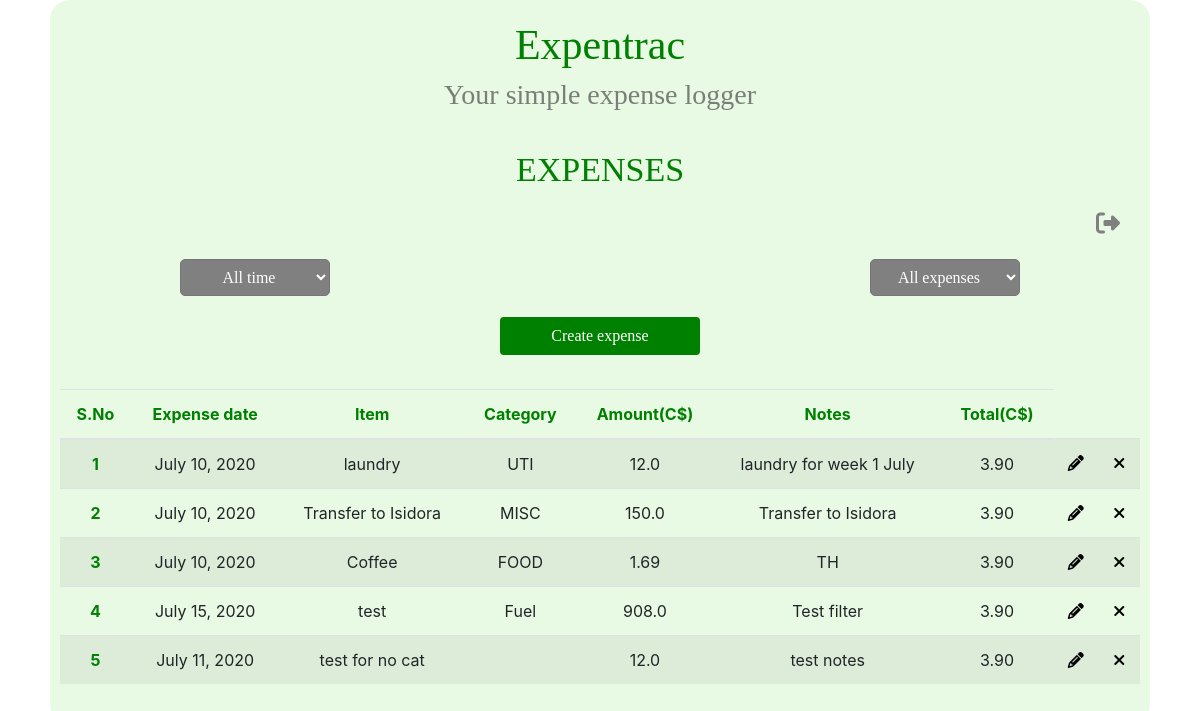
/tracker/sandsouza (signed in), run on an earlier commit of the app's database.
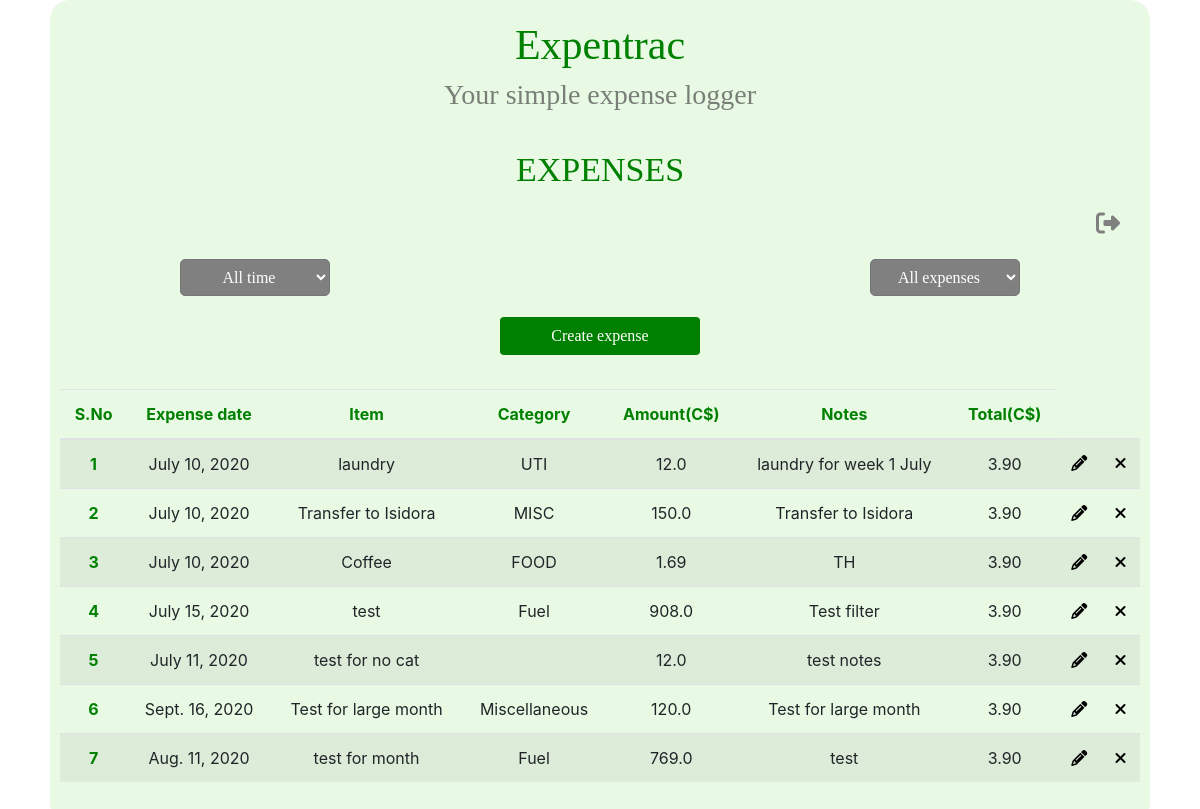
And on a later commit of the database.
### tracker/models.py (models this page shows, shortened)
class Expense(models.Model):
    user = models.ForeignKey(settings.AUTH_USER_MODEL, default=0, on_delete=models.CASCADE)
    CATEGORY_CHOICES = [
        ("Clothing", "Clothing"),
        ("Food", "Food"),
        ("Fuel", "Fuel"),
        ("Rent", "Rent"),
        ("Utilities", "Utilities"),
        ("Phone", "Phone"),
        ("Education", "Education"),
        ("Miscellaneous", "Miscellaneous"),
    ]
    date = models.DateField('Date of expense', blank=True, null=True)   # saved in format yyyy-mm-dd
    item = models.CharField(max_length=100, null=False, blank=False)
    category = models.CharField(max_length=20, choices=CATEGORY_CHOICES, null=True, blank=True)
    amount = models.FloatField(null=False, blank=False)
    notes = models.CharField(max_length=200, null=True, blank=True)

### tracker/views.py (the view)
# urls.py: path('tracker/<username>', views.tracker_page, name='tracker'),
@login_required()
def tracker_page(request, username):
    month_year = []
    categories = [verb_cat for code, verb_cat in Expense.CATEGORY_CHOICES]
    data = Expense.objects.filter(user=User.objects.get(username=username))
    for exp_item in data:  # get the month and year of each exp item and append to the list
        m = get_month(exp_item.date)
        y = get_year(exp_item.date)
        month_year.append(str(m)+" "+str(y))
    month_year = set(month_year)  # remove duplicates
    if request.user.username == username:   # if the user changes the URL unwittingly or otherwise to that of another user, the page would require a login
        return shortcuts.render(request, 'tracker/trackerTable.html', {'categories': categories, 'month_year': month_year, 'object_list': data})
    else:
        return HttpResponseRedirect('/')

### tracker/views.py (called while the page is built)
def get_month(date):
    return calendar.month_name[date.month]

def get_year(date):
    return date.year

### tracker/templates/tracker/trackerTable.html (shortened to what this page needs)
{% extends "./base.html" %}
    {% block title %} EXPENSES {% endblock title %}
    {% block content %}
    <div class="logout"> <a href="/logout"><i class="fa fa-sign-out" aria-hidden="true" title="Logout" id="logout"></i> </a></div>
    <div class="filt_container">
        <div class="select-div month">
            <select id="month_filter" onchange="filt_function_month()" class='form-control1'>
                <option selected> All time </option>
            </select>
        </div>
        <div class="select-div category">
            <select id="category_filter" onchange="filt_function_category()" class='form-control1'>
                <option selected >All expenses</option>
            </select>
        </div>
    </div>
    <button id="create-expense" class="btn" type="button" name="button">Create expense</button>
    <table id="table" class="table table-striped">
        <thead>
        <tr>
            <th scope="col">S.No</th>
            <th scope="col">Expense date</th>
            <th scope="col">Item</th>
            <th scope="col">Category</th>
            <th scope="col">Amount(C$)</th>
            <th scope="col">Notes</th>
            <th scope="col">Total(C$)</th>
        </tr>
      </thead>
      <tbody>
          {% for tracker in object_list %}
                <tr>
                    <th scope="row">{{ forloop.counter }}</th>
                    <td>{{ tracker.date }}</td>
                    <td>{{ tracker.item }}</td>
                    <td>{{ tracker.category }}</td>
                    <td>{{ tracker.amount }}</td>
                    <td>{{ tracker.notes }}</td>
                    <td>3.90</td>
                    <td> <a class="tracker_controls1" id="c"><i class="fa fa-pencil edit-expense" title="Edit"></i></a></td>
                    <td> <a class="tracker_controls2" id="d"><i class="fa fa-times del-expense" title="Delete"></i></a></td>
                </tr>
            {% endfor %}
      </tbody>
    </table>
    {% endblock content %}

What changed in the data, as far as the page shows it:
added Expense: date "Sept. 16, 2020", item "Test for large month", category "Miscellaneous", amount "120.0", notes "Test for large month"
added Expense: date "Aug. 11, 2020", item "test for month", category "Fuel", amount "769.0", notes "test"
